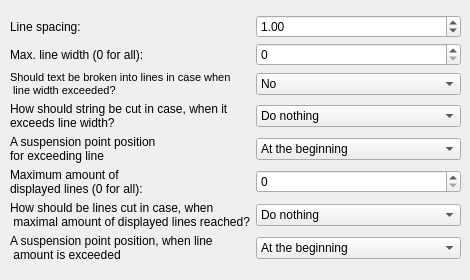
        <widget class="QWidget" name="tab_2">
         <attribute name="title">
          <string>Options</string>
         </attribute>
         <widget class="QWidget" name="layoutWidgetFontOptions">
          <property name="geometry">
           <rect>
            <x>10</x>
            <y>10</y>
            <width>451</width>
            <height>261</height>
           </rect>
          </property>
          <layout class="QGridLayout" name="layoutFontOptions">
           <property name="verticalSpacing">
            <number>0</number>
           </property>
           <item row="3" column="0">
            <widget class="QLabel" name="lblLabelOverflowStrategy">
             <property name="text">
              <string>How should string be cut in case, when it
exceeds line width?</string>
             </property>
            </widget>
           </item>
           <item row="1" column="0">
            <widget class="QLabel" name="lblLabelMaximalLineWidth">
             <property name="text">
              <string>Max. line width (0 for all):</string>
             </property>
            </widget>
           </item>
           <item row="1" column="1">
            <widget class="QSpinBox" name="spbMaximalLineWidth">
             <property name="maximum">
              <number>10000</number>
             </property>
            </widget>
           </item>
           <item row="0" column="1">
            <widget class="QDoubleSpinBox" name="dsbLineSpacingRatio">
             <property name="minimum">
              <double>0.100000000000000</double>
             </property>
             <property name="maximum">
              <double>10.000000000000000</double>
             </property>
             <property name="value">
              <double>1.000000000000000</double>
             </property>
            </widget>
           </item>
           <item row="0" column="0">
            <widget class="QLabel" name="lblLineSpacing">
             <property name="text">
              <string>Line spacing:</string>
             </property>
            </widget>
           </item>
           <item row="2" column="0">
            <widget class="QLabel" name="lblLabelBreakText">
             <property name="font">
              <font>
               <pointsize>8</pointsize>
              </font>
             </property>
             <property name="text">
              <string>Should text be broken into lines in case when
 line width exceeded?</string>
             </property>
            </widget>
           </item>
           <item row="2" column="1">
            <widget class="QComboBox" name="cmbLabelBreakText">
             <item>
              <property name="text">
               <string>No</string>
              </property>
             </item>
             <item>
              <property name="text">
               <string>Break into lines</string>
              </property>
             </item>
            </widget>
           </item>
           <item row="6" column="0">
            <widget class="QLabel" name="lblLabelOverflowStrategyForLines">
             <property name="text">
              <string>How should be lines cut in case, when
 maximal amount of displayed lines reached?</string>
             </property>
            </widget>
           </item>
           <item row="4" column="0">
            <widget class="QLabel" name="lblLabelTextEllipsis">
             <property name="text">
              <string>A suspension point position
for exceeding line</string>
             </property>
            </widget>
           </item>
           <item row="4" column="1">
            <widget class="QComboBox" name="cmbLabelTextEllipsis">
             <item>
              <property name="text">
               <string>At the beginning</string>
              </property>
             </item>
             <item>
              <property name="text">
               <string>In the middle</string>
              </property>
             </item>
             <item>
              <property name="text">
               <string>At the end</string>
              </property>
             </item>
            </widget>
           </item>
           <item row="5" column="1">
            <widget class="QSpinBox" name="spbMaximalLinesCount">
             <property name="maximum">
              <number>1000</number>
             </property>
            </widget>
           </item>
           <item row="6" column="1">
            <widget class="QComboBox" name="cmbLabelOverflowStrategyForLines">
             <item>
              <property name="text">
               <string>Do nothing</string>
              </property>
             </item>
             <item>
              <property name="text">
               <string>Clip exceeding part</string>
              </property>
             </item>
             <item>
              <property name="text">
               <string>Add a suspension point</string>
              </property>
             </item>
            </widget>
           </item>
           <item row="3" column="1">
            <widget class="QComboBox" name="cmbLabelOverflowStrategy">
             <item>
              <property name="text">
               <string>Do nothing</string>
              </property>
             </item>
             <item>
              <property name="text">
               <string>Clip exceeding part</string>
              </property>
             </item>
             <item>
              <property name="text">
               <string>Add a suspension point</string>
              </property>
             </item>
            </widget>
           </item>
           <item row="5" column="0">
            <widget class="QLabel" name="lblLabelMaximalLinesCount">
             <property name="text">
              <string>Maximum amount of
displayed lines (0 for all):</string>
             </property>
            </widget>
           </item>
           <item row="7" column="0">
            <widget class="QLabel" name="lblLabelTextEllipsisForLines">
             <property name="text">
              <string>A suspension point position, when line
 amount is exceeded</string>
             </property>
            </widget>
           </item>
           <item row="7" column="1">
            <widget class="QComboBox" name="cmbLabelTextEllipsisForLines">
             <item>
              <property name="text">
               <string>At the beginning</string>
              </property>
             </item>
             <item>
              <property name="text">
               <string>In the middle</string>
              </property>
             </item>
             <item>
              <property name="text">
               <string>At the end</string>
              </property>
             </item>
            </widget>
           </item>
          </layout>
         </widget>
        </widget>
